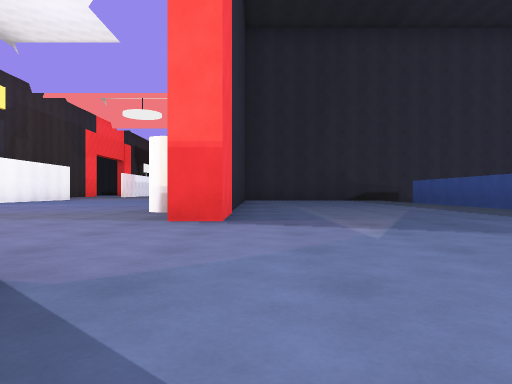
view 1 (above)

24 first-person views from a walk through a 3-D level made in the Unity game engine. The camera is 0.24 m above the floor, looks level and sees 70° across. The floor is counted in squares, 1 m on a side. Each view is taken from the middle of a square. On the plan, view 1 faces up. The plan holds only what a view shows up to about 9 squares ahead; the rest is blank. The place goes on beyond the plan.

view 2
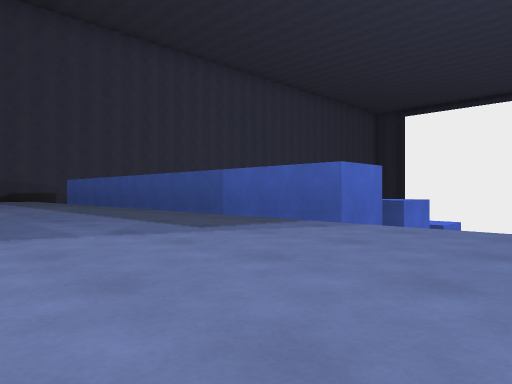

view 3
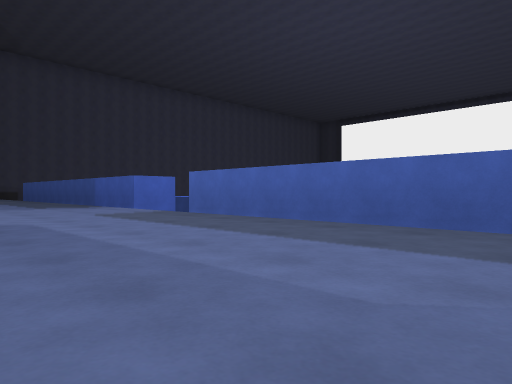

view 4
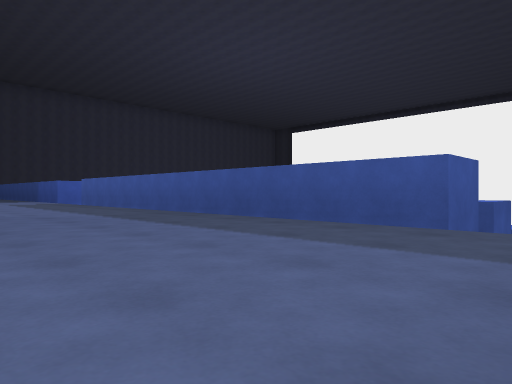

view 5
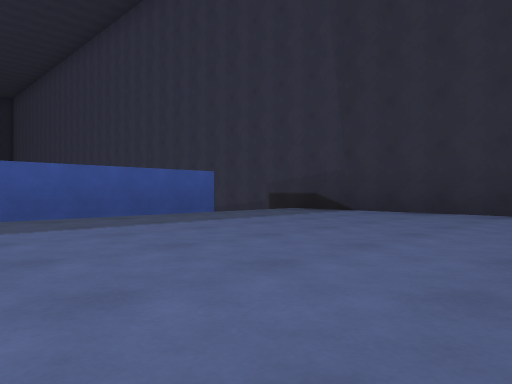

view 6
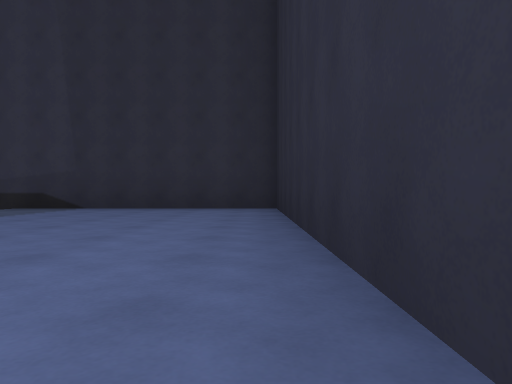

view 7
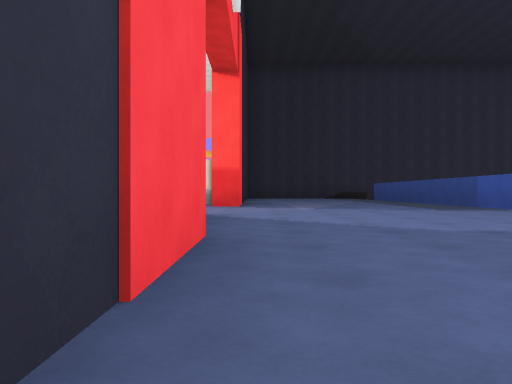

view 8
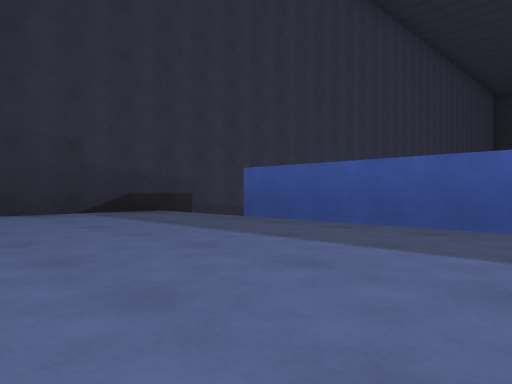

view 9
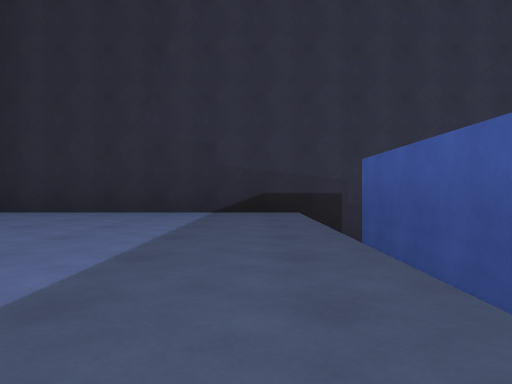

view 10
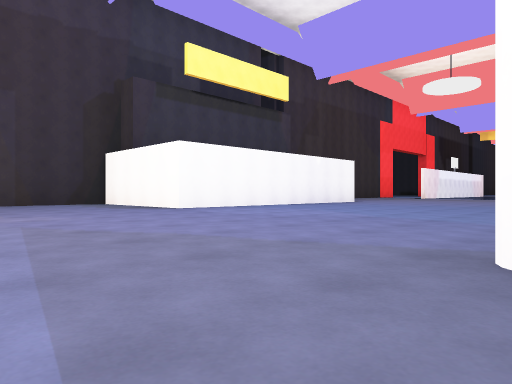

view 11
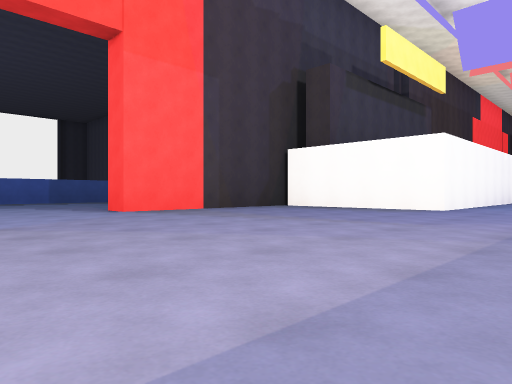

view 12
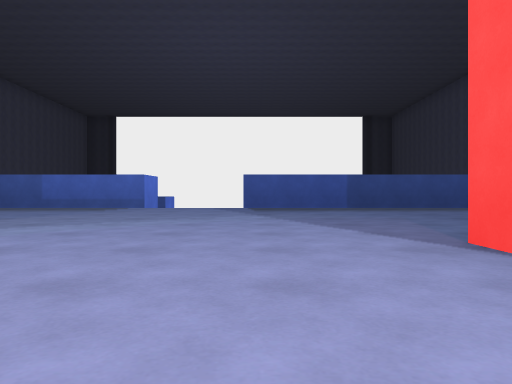

view 13
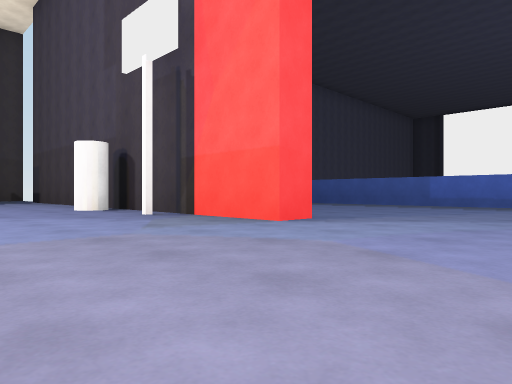

view 14
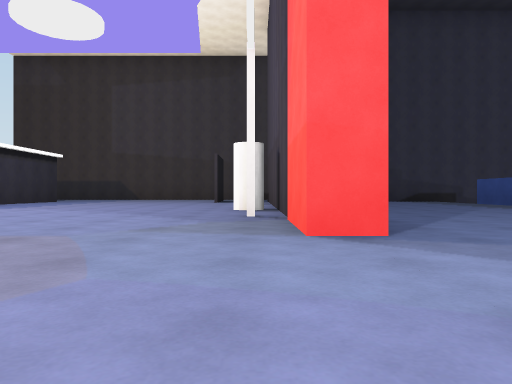

view 15
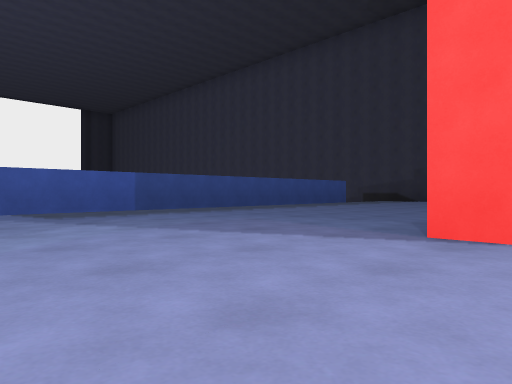

view 16
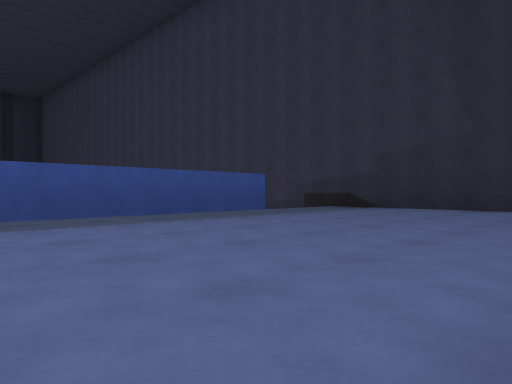

view 17
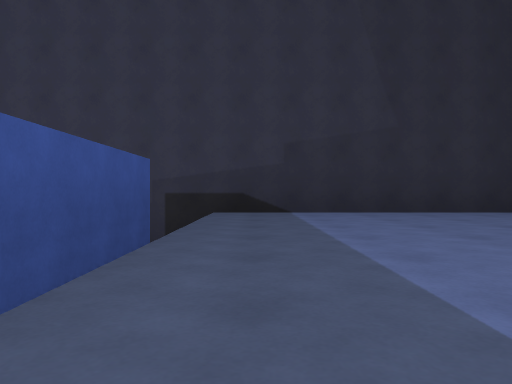

view 18
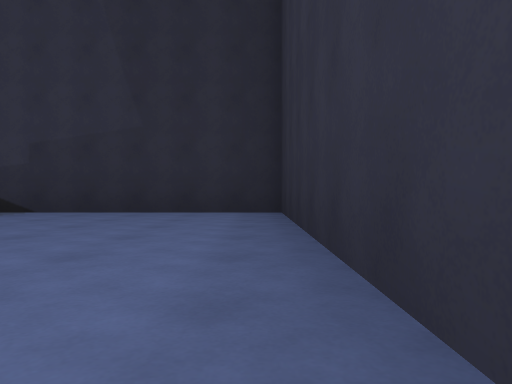

view 19
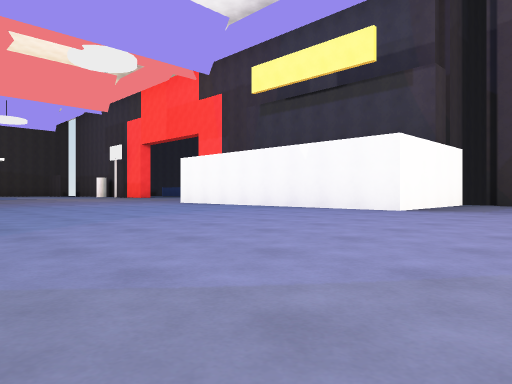

view 20
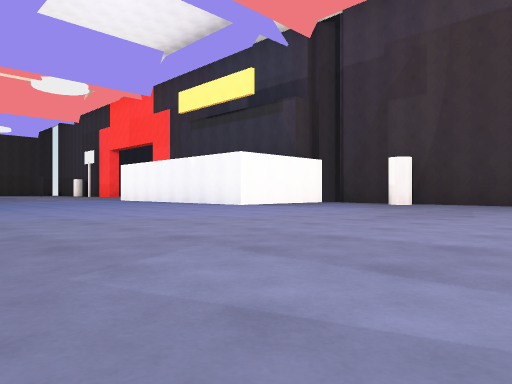

view 21
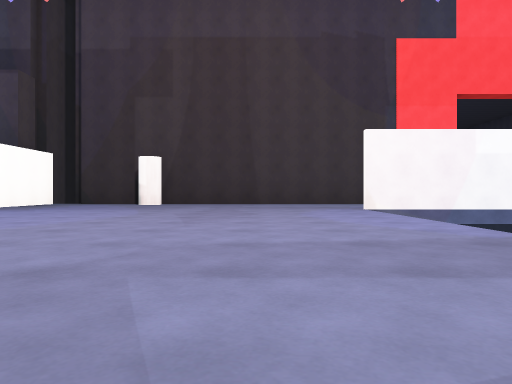

view 22
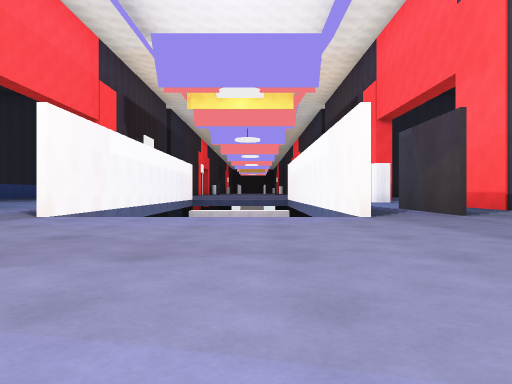

view 23
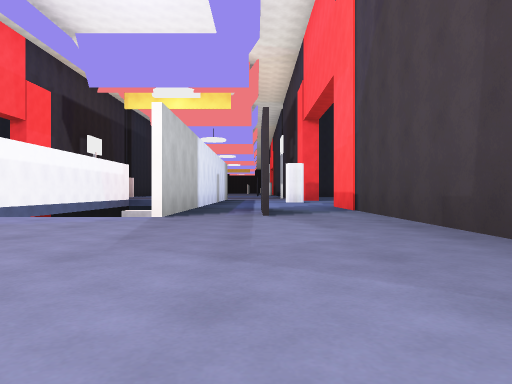

view 24
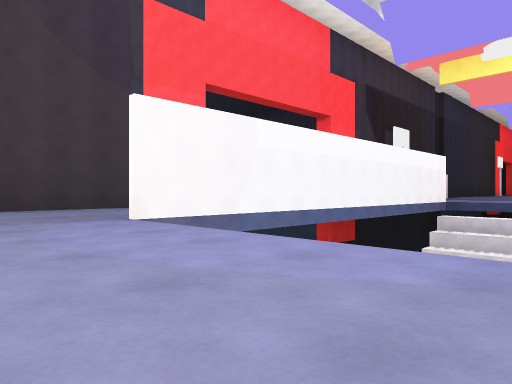

### Floor plan
Points are (right, up) in squares from view 1. A wall is a line through its corners. A room is listed if a view was taken in it or the views show most of it. See-through windows are left out.
Room 1 (views 1, 2, 3, 4, 5, 6, 7, 8, 9)
walls: (-0.3, -1) (-0.3, -8.3) (5.5, -8.3); (3.9, 1.8) (3.9, 9.1); (3.9, -7.1) (3.9, 0.2); (-0.3, 8.6) (-0.3, 3); (5.1, 10.3) (-0.1, 10.3)
ways out: opening at (-0.5, 2.5) to room 2
Room 2 (views 10, 11, 12, 13, 14, 15, 16, 17, 18, 19, 20, 21, 22, 23, 24)
walls: (-8.7, 6.4) (-8.7, 10.3) (-14.1, 10.3); (-8.8, -1) (-8.3, -1) (-8.3, -2.5); (-8.2, 11) (-5.6, 11) (-5.6, 6) (-8.3, 6) (-8.3, 3) (-8.8, 3); (-12.9, 0.2) (-12.9, -4.1); (-12.9, 9.1) (-12.9, 1.8); (-8.3, -4.4) (-8.3, -8.5); (-0.7, 14.8) (-0.7, 19); (-12.9, -6) (-12.9, -7.1); (-3, -8) (-3, -6); (-3, 16.5) (-3, 22); (-8.3, 17.6) (-8.3, 11.5); (-2.9, 18.5) (-2.9, 16.5); (-6, 23.5) (-6, 16.5)
ways out: opening at (-0.5, 2.5) to room 1; opening at (-1, 18); gap at (-13, 0); gap at (-13, 2)
objects: other object (-8, -4); other object (-8, -3); other object (-8, 13); other object (-1, 4)

Positions as (right, up) in squares from view 1, and headings:
1: (0, 0), facing up
2: (1, 0), facing up-right
3: (1, -4), facing up-right
4: (1, -8), facing up-right
5: (0, -4), facing down-right
6: (0, -3), facing down
7: (0, -3), facing up
8: (1, 6), facing up-right
9: (3, 6), facing up
10: (-1, 3), facing up-left
11: (-4, 1), facing up-left
12: (-7, 2), facing left
13: (-6, 1), facing down-left
14: (-8, 1), facing down
15: (-8, 1), facing up-left
16: (-9, 5), facing up-left
17: (-12, 6), facing up
18: (-9, 6), facing up
19: (-1, 13), facing down-left
20: (-1, 16), facing down-left
21: (-1, 15), facing left
22: (-4, 13), facing up
23: (-2, 13), facing up
24: (-3, 15), facing up-left
